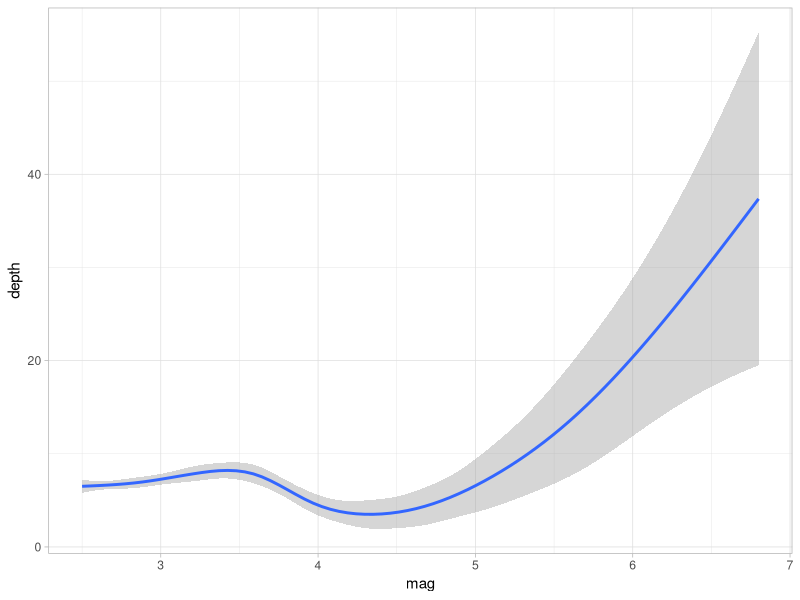

Reproduce this figure in R.
library(dplyr)
library(ggplot2)
quakeData <- read.csv("pnw-cat-recent-processed.csv", stringsAsFactors = FALSE)

depthMagnitude <- function(earthquakes) {
  trimmedQuakes <-  earthquakes %>% select(lat:mag)
  depthMagCorrelate <- trimmedQuakes %>% ggplot() +
                        geom_smooth(aes(mag, depth)) +
                        theme_light()
  print(depthMagCorrelate)
}

depthMagnitude(quakeData)